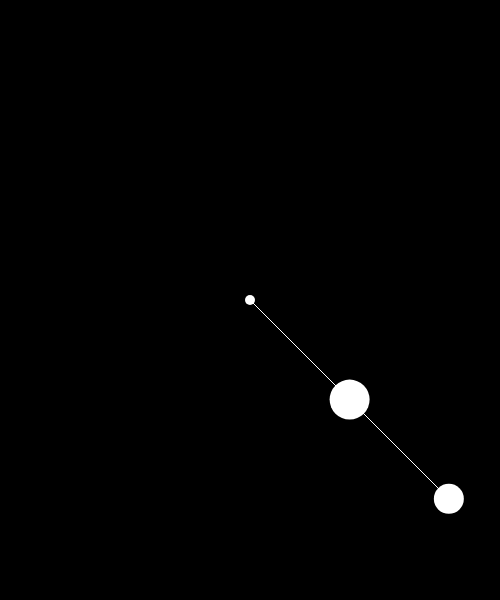
Frame 1 (no input)
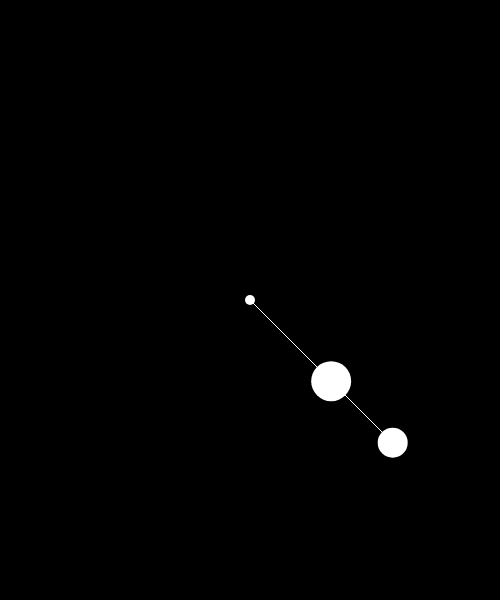
Frame 60 (no input)
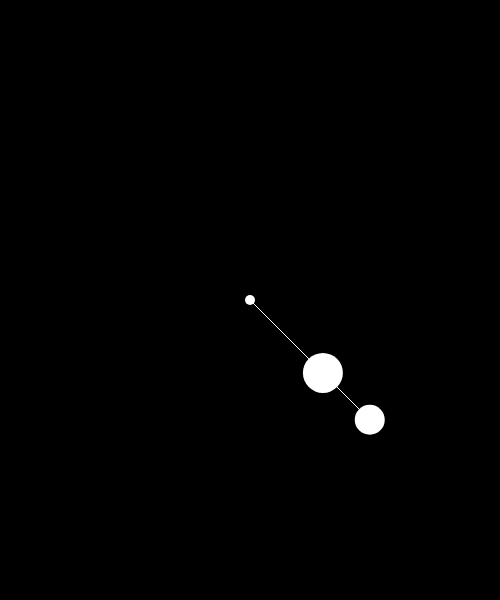
Frame 120 (the mouse pressed at the canvas centre since frame 60)

The p5.js sketch that drew these frames (run headless with seeded random() and noise() and a simulated clock; from frame 60 on, the mouse is pressed at the canvas centre):

// p5.js sketch
// ── sketch.js
//spring
//A B
//Hooke's law
//force.mult(-1 * this.k * sktretch);

//try adjusting damping, k, and length values.

"use strict";
var balls = []; //ballA, ballB;
var springs = [];

function setup() {
  createCanvas(500, 600);
  noStroke();

  //create 3 balls
  balls.push(new Ball(width / 2, height / 2, 5));
  balls.push(new Ball(width / 2 + 100, height / 2 + 100, 20));
  balls.push(new Ball(width / 2 + 200, height / 2 + 200, 15));

  springs.push(new Spring(balls[0], balls[1], 100));
  springs.push(new Spring(balls[1], balls[2], 60));
  //spring = new Spring(ballA, ballB, 150);
}

function draw() {
  background(0);

  for (var i = 0; i < springs.length; i++) {
    var s = springs[i];
    s.update();
    s.display();
  }

  for (var i = 0; i < balls.length; i++) {
    var b = balls[i];
    if (i != 0) {
      var gravity = createVector(0, 1);
      gravity.mult(b.mass);
     // b.applyForce(gravity); //try apply and not apply the gravity

      b.drag();
      b.update();
    }
    b.display()
  };

  
}
// ── Ball.js
"use strict";
class Ball{
  
  constructor(_x, _y, _m){
    this.pos = createVector(_x, _y);
    this.vel = createVector(0,0);
    this.acc = createVector(0,0);
    
    this.mass = _m;
    this.rad = this.mass;
    
    this.damping = 0.97; //try adjusting damping value. feel different!
  }
  
  update(){
    this.vel.add(this.acc);
    this.pos.add(this.vel);
    this.acc.mult(0);
    
    //damping
    this.vel.mult(this.damping);
  }
  
  drag(){
    var distance = dist(mouseX, mouseY, this.pos.x, this.pos.y);
    if(distance < this.rad && mouseIsPressed){
      this.pos.x = mouseX;
      this.pos.y = mouseY;
    }
  }
  
  applyForce(force){
    force.div(this.mass);
    this.acc.add(force);
  }
  
  display(){
    push();
    translate(this.pos.x, this.pos.y);
    ellipse(0,0,this.rad*2, this.rad*2);
    pop();
  }
  
}

class Spring{
  constructor(ballA, ballB, len){
    this.ballA = ballA;
    this.ballB = ballB;
    this.len = len;
    this.k = 0.3; //hook's law弹力系数
  }
  update(){
    var direction = p5.Vector.sub(this.ballB.pos, this.ballA.pos);
    var distance = direction.mag();
    //var distance = p5.Vector.dist(this.ballA.pos,this.ballB.pos);
    var stretch = distance - this.len;
    //hooke's law
    //mag of the spring force  = -1 * this.k * stretch;
    var force = direction.copy();
    var forceMag = -1 * this.k * stretch; 
    force.normalize();
    force.mult(forceMag);
    this.ballB.applyForce(force);
    
    force.mult(-1);
    this.ballA.applyForce(force);
  }
  display(){
    push();
    stroke(255);
    line(this.ballA.pos.x,this.ballA.pos.y, this.ballB.pos.x,this.ballB.pos.y);
    pop();
  }
}
